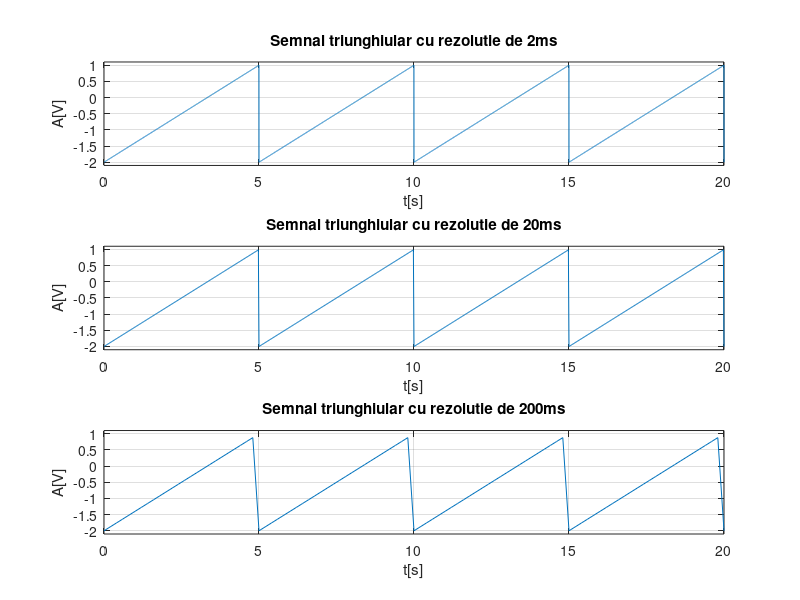

Reproduce this figure in MATLAB.
%rezolutie temporara de 2ms
T=5;
t=0:0.002:4*T; % t porneste de la valoarea initiala 0,cu pasul de 0.002, afisand in final 4 perioade (4*T)
f=1/T; %fregventa
w=2*pi*f; %
mi=-2; %valoarea minima a aplitudinii
ma=+1; %valoarea maxima a plaitudinii;
cc=abs(ma-abs(mi))/2; %componenta continua care se ia cu semnul- fiidca este deplasat in jos 
A=(ma+ abs(mi))/2; %amplitudinea semnalului 
tr=(A*sawtooth(w*t))-cc; %sawtooth este folosit pentru semnal triunghiular 
subplot(3,1,1) %este afisat in prima treime
plot(t,tr)
%trasare grafic pentru tr in fucntie de t 
xlabel('t[s]')
%textul devine eticheta pt abscisa
ylabel('A[V]')
%textul devine eticheta pt ordonata
axis([0 20 -2.1 1.1])
%pe abscisa se va vizualiza intre valoriele 0 si 20 
%pe ordonata se va vizualiza intre valorile  -2.1 si 1.1
%pornim de la -2.1 pt a nu se suprapune semnalul pe axe si sa fie astfel
%vizibil
title( 'Semnal triunghiular cu rezolutie de 2ms')
%textul devine titlul progarmului
grid;
%grid traseaza pe grafic o retea de linii facand vizibila citirea
%graficului
%rezolutie temporara de 20ms
t=0:0.02:4*T; % t porneste de la valoarea initiala 0,cu pasul de 0.02, afisand in final 4 perioade (4*T)
f=1/T; %fregventa
w=2*pi*f; %
mi=-2; %valoarea minima a aplitudinii
ma=+1; %valoarea maxima a plaitudinii;
cc=abs(ma-abs(mi))/2; %componenta continua care se ia cu semnul- fiidca este deplasat in jos 
A=(ma+ abs(mi))/2; %amplitudinea semnalului
tr=(A*sawtooth(w*t))-cc; %sawtooth este folosit pentru semnal triunghiular
subplot(3,1,2) %este afisat in a doua treime
plot(t,tr)
%trasare grafic pentru tr in fucntie de t 
xlabel('t[s]')
%textul devine eticheta pt abscisa
ylabel('A[V]')
%textul devine eticheta pt ordonata
axis([0 20 -2.1 1.1])
%pe abscisa se va vizualiza intre valoriele 0 si 20 
%pe ordonata se va vizualiza intre valorile  -2.1 si 1.1
%pornim de la -2.1 pt a nu se suprapune semnalul pe axe si sa fie astfel
%vizibil
title( 'Semnal triunghiular cu rezolutie de 20ms')
%textul devine titlul progarmului
grid;
%grid traseaza pe grafic o retea de linii facand vizibila citirea
%graficului
% pentru rezolutie temporara de 200ms
t=0:0.2:4*T; % t porneste de la valoarea initiala 0,cu pasul de 0.2, afisand in final 4 perioade (4*T)
f=1/T; %fregventa
w=2*pi*f; %
mi=-2; %valoarea minima a aplitudinii
ma=+1; %valoarea maxima a plaitudinii;
cc=abs(ma-abs(mi))/2; %componenta continua care se ia cu semnul- fiidca este deplasat in jos 
A=(ma+ abs(mi))/2; %amplitudinea semnalului 
tr=(A*sawtooth(w*t))-cc; %sawtooth este folosit pentru semnal triunghiulat
subplot(3,1,3) %este afisat in a treia treime
plot(t,tr)
%trasare grafic pentru tr in fucntie de t 
xlabel('t[s]')
%textul devine eticheta pt abscisa
ylabel('A[V]')
%textul devine eticheta pt ordonata
axis([0 20 -2.1 1.1])
%pe abscisa se va vizualiza intre valoriele 0 si 20 
%pe ordonata se va vizualiza intre valorile  -2.1 si 1.1
%pornim de la -2.1 pt a nu se suprapune semnalul pe axe si sa fie astfel
%vizibil
title( 'Semnal triunghiular cu rezolutie de 200ms')
%textul devine titlul progarmului
grid;
%grid traseaza pe grafic o retea de linii facand vizibila citirea
%graficului